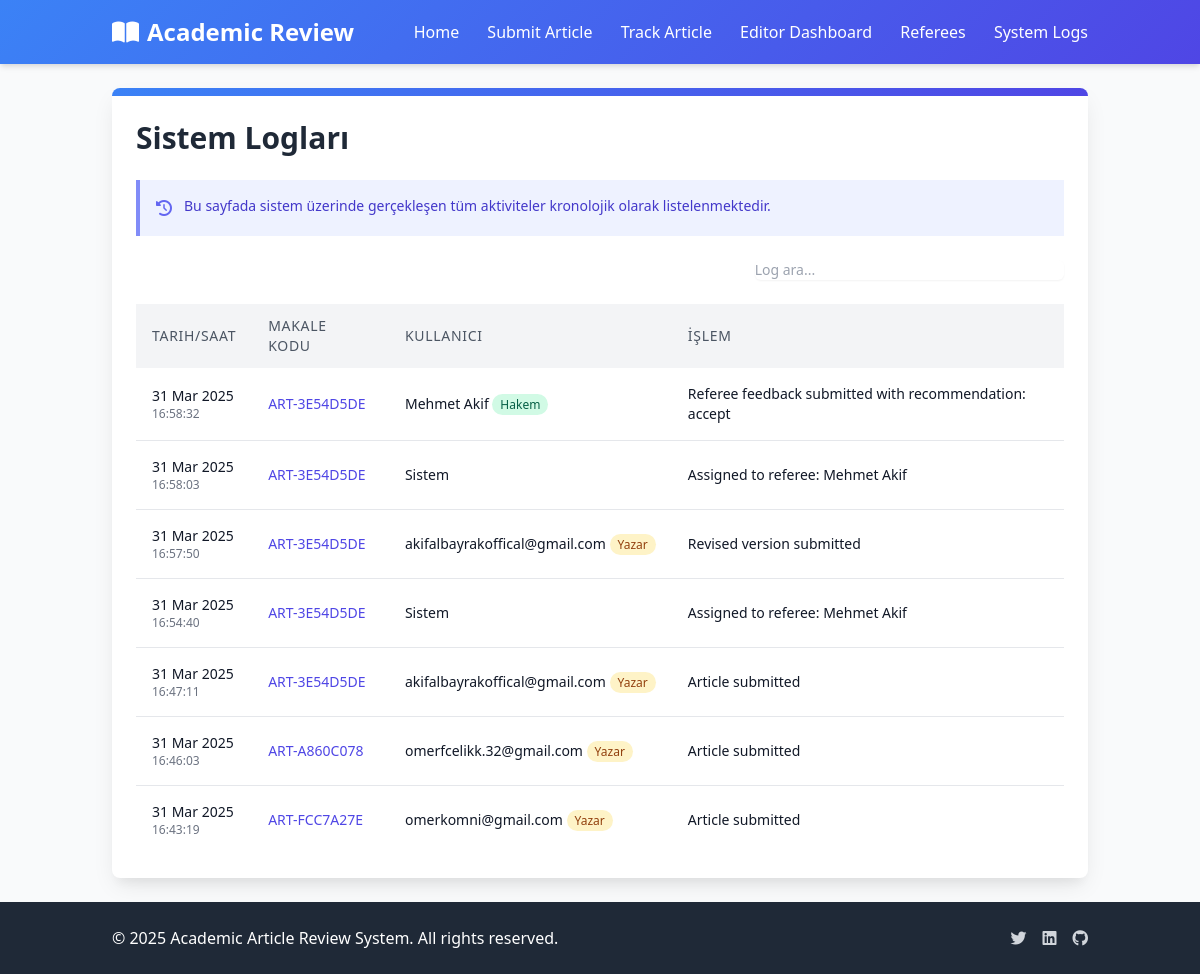
The page /logs/ on the database as committed earlier.
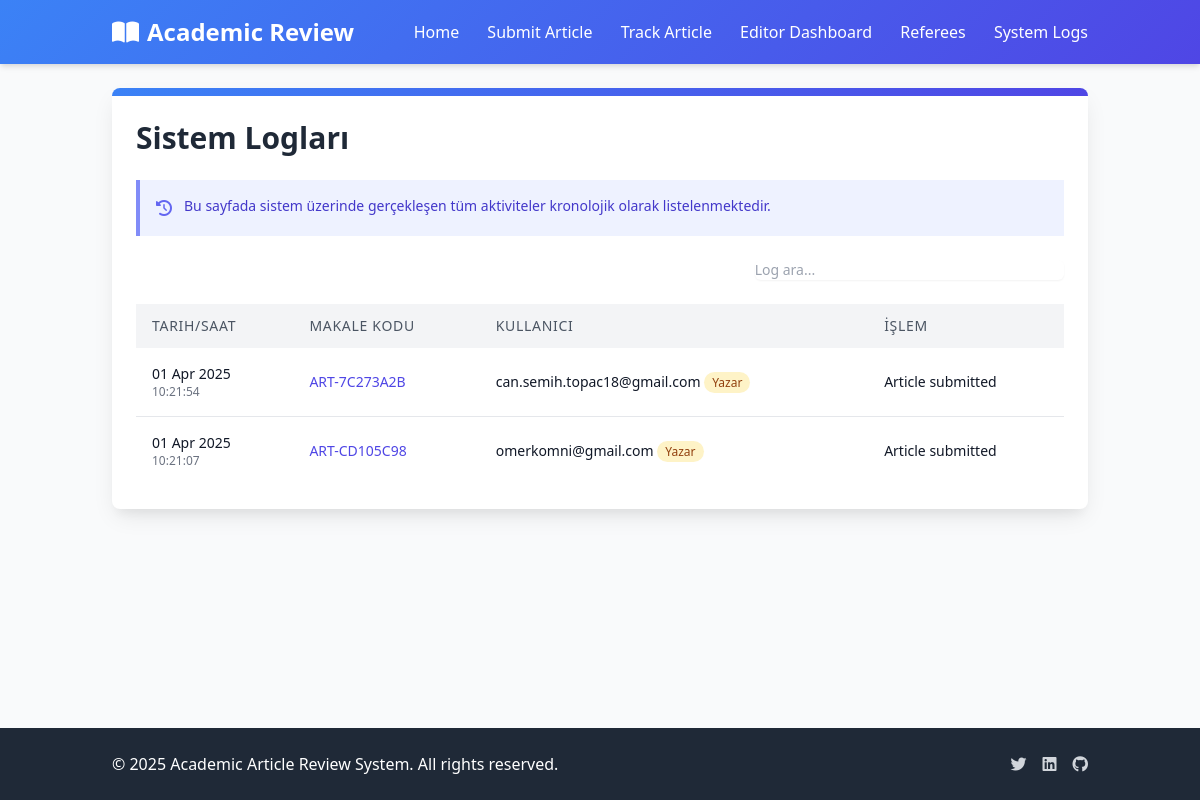
The same page on the database as committed later.
### articles/models.py (models this page shows, shortened)
class ActivityLog(models.Model):
    article = models.ForeignKey(Article, on_delete=models.CASCADE, related_name='logs')
    user = models.ForeignKey(User, on_delete=models.SET_NULL, null=True, blank=True)
    email = models.EmailField(blank=True, null=True)  # For anonymous users
    action = models.CharField(max_length=255)
    timestamp = models.DateTimeField(auto_now_add=True)
    class Meta:
        ordering = ['-timestamp']

class Article(models.Model):
    STATUS_CHOICES = (
        ('submitted', 'Submitted'),
        ('under_review', 'Under Review'),
        ('revision_required', 'Revision Required'),
        ('accepted', 'Accepted'),
        ('rejected', 'Rejected'),
    )
    title = models.CharField(max_length=255, null=True, blank=True)
    tracking_code = models.CharField(max_length=20, unique=True, editable=False)
    email = models.EmailField()
    file = models.FileField(upload_to='articles/')
    anonymized_file = models.FileField(upload_to='anonymized_articles/', null=True, blank=True)
    status = models.CharField(max_length=50, choices=STATUS_CHOICES, default='submitted')
    submission_date = models.DateTimeField(auto_now_add=True)
    last_updated = models.DateTimeField(auto_now=True)
    referee = models.ForeignKey('Referee', on_delete=models.SET_NULL, null=True, blank=True, related_name='assigned_articles')
    extracted_authors = models.TextField(blank=True, null=True, help_text="Automatically extracted author names")
    extracted_institutions = models.TextField(blank=True, null=True, help_text="Automatically extracted institutions")
    extracted_keywords = models.TextField(blank=True, null=True, help_text="Automatically extracted keywords")
    extracted_emails = models.TextField(blank=True, null=True, help_text="Automatically extracted email addresses")
    anonymization_map = models.TextField(blank=True, null=True, help_text="JSON mapping of original text to encrypted text")
    anonymization_key = models.CharField(max_length=128, blank=True, null=True, help_text="Encryption key for anonymization")
    is_anonymized = models.BooleanField(default=False, help_text="Whether the article has been anonymized")

### articles/views.py (the view)
# urls.py: path('logs/', views.system_logs, name='system_logs'),
def system_logs(request):
    try:
        logs = ActivityLog.objects.all().select_related('article', 'user').order_by('-timestamp')
    except Exception as e:
        logs = []
        messages.error(request, f"Log kayıtları yüklenirken bir hata oluştu: {str(e)}")
    return render(request, 'articles/logs.html', {'logs': logs})

### templates/articles/logs.html (shortened to what this page needs)
{% extends 'articles/base.html' %}
{% block content %}
<div class="max-w-6xl mx-auto">
    <div class="bg-white rounded-lg shadow-card overflow-hidden">
        <div class="gradient-bg h-2"></div>
        <div class="p-6">
            <h1 class="text-3xl font-bold mb-6 text-gray-800">Sistem Logları</h1>
            <div class="bg-indigo-50 border-l-4 border-indigo-400 p-4 mb-6">
                <div class="flex">
                    <div class="flex-shrink-0">
                        <i class="fas fa-history text-indigo-500"></i>
                    </div>
                    <div class="ml-3">
                        <p class="text-sm text-indigo-700">
                            Bu sayfada sistem üzerinde gerçekleşen tüm aktiviteler kronolojik olarak listelenmektedir.
                        </p>
                    </div>
                </div>
            </div>
            <div class="mb-6">
                <div class="flex justify-end">
                    <div class="w-1/3">
                        <input id="logSearch" type="text" placeholder="Log ara..." class="shadow-sm focus:ring-indigo-500 focus:border-indigo-500 block w-full sm:text-sm border-gray-300 rounded-md">
                    </div>
                </div>
            </div>
            <div class="overflow-x-auto">
                <table id="logTable" class="min-w-full bg-white">
                    <thead class="bg-gray-100">
                        <tr>
                            <th class="py-3 px-4 text-left text-sm font-medium text-gray-600 uppercase tracking-wider">
                                Tarih/Saat
                            </th>
                            <th class="py-3 px-4 text-left text-sm font-medium text-gray-600 uppercase tracking-wider">
                                Makale Kodu
                            </th>
                            <th class="py-3 px-4 text-left text-sm font-medium text-gray-600 uppercase tracking-wider">
                                Kullanıcı
                            </th>
                            <th class="py-3 px-4 text-left text-sm font-medium text-gray-600 uppercase tracking-wider">
                                İşlem
                            </th>
                        </tr>
                    </thead>
                    <tbody class="divide-y divide-gray-200">
                        {% for log in logs %}
                        <tr>
                            <td class="py-4 px-4 whitespace-nowrap">
                                <div class="text-sm text-gray-900">{{ log.timestamp|date:"d M Y" }}</div>
                                <div class="text-xs text-gray-500">{{ log.timestamp|time:"H:i:s" }}</div>
                            </td>
                            <td class="py-4 px-4 whitespace-nowrap">
                                <div class="text-sm font-medium text-indigo-600">
                                    <a href="{% url 'editor_review' log.article.id %}">{{ log.article.tracking_code }}</a>
                                </div>
                            </td>
                            <td class="py-4 px-4 whitespace-nowrap">
                                <div class="text-sm text-gray-900">
                                    {% if log.user %}
                                        {{ log.user.username }}
                                        {% if log.user.editor %}
                                            <span class="text-xs text-indigo-800 bg-indigo-100 px-2 py-0.5 rounded-full">Editör</span>
                                        {% elif log.user.referee %}
                                            <span class="text-xs text-green-800 bg-green-100 px-2 py-0.5 rounded-full">Hakem</span>
                                        {% endif %}
                                    {% else %}
                                        {% if log.email %}
                                            {{ log.email }}
                                            <span class="text-xs text-yellow-800 bg-yellow-100 px-2 py-0.5 rounded-full">Yazar</span>
                                        {% else %}
                                            Sistem
                                        {% endif %}
                                    {% endif %}
                                </div>
                            </td>
                            <td class="py-4 px-4">
                                <div class="text-sm text-gray-900">{{ log.action }}</div>
                            </td>
                        </tr>
                        {% endfor %}
                    </tbody>
                </table>
            </div>
        </div>
    </div>
</div>
{% endblock %}

### templates/articles/base.html (shortened to what this page needs)
<!DOCTYPE html>
<html lang="en">
<head>
    <link href="https://cdn.jsdelivr.net/npm/tailwindcss@2.2.19/dist/tailwind.min.css" rel="stylesheet">
    <link rel="stylesheet" href="https://cdnjs.cloudflare.com/ajax/libs/font-awesome/6.0.0/css/all.min.css">
</head>
<body class="bg-gray-50 min-h-screen flex flex-col">
    <header class="gradient-bg text-white shadow-md">
        <div class="container mx-auto px-6 py-4">
            <div class="flex justify-between items-center">
                <div class="flex items-center">
                    <a href="{% url 'home' %}" class="text-2xl font-bold">
                        <i class="fas fa-book-open mr-2"></i>Academic Review
                    </a>
                </div>
                <nav class="space-x-6">
                    <a href="{% url 'home' %}" class="hover:text-gray-200">Home</a>
                    <a href="{% url 'upload_article' %}" class="hover:text-gray-200">Submit Article</a>
                    <a href="{% url 'track_article' %}" class="hover:text-gray-200">Track Article</a>
                    <a href="{% url 'editor_dashboard' %}" class="hover:text-gray-200">Editor Dashboard</a>
                    <a href="{% url 'referee_list' %}" class="hover:text-gray-200">Referees</a>
                    <a href="{% url 'system_logs' %}" class="hover:text-gray-200">System Logs</a>
                </nav>
            </div>
        </div>
    </header>
    <main class="flex-grow container mx-auto px-6 py-6">
        {% block content %}{% endblock %}
    </main>
    <footer class="bg-gray-800 text-white py-6">
        <div class="container mx-auto px-6">
            <div class="flex flex-col md:flex-row justify-between items-center">
                <div class="mb-4 md:mb-0">
                    <p>© 2025 Academic Article Review System. All rights reserved.</p>
                </div>
                <div class="flex space-x-4">
                    <a href="#" class="text-gray-300 hover:text-white">
                        <i class="fab fa-twitter"></i>
                    </a>
                    <a href="#" class="text-gray-300 hover:text-white">
                        <i class="fab fa-linkedin"></i>
                    </a>
                    <a href="#" class="text-gray-300 hover:text-white">
                        <i class="fab fa-github"></i>
                    </a>
                </div>
            </div>
        </div>
    </footer>
</body>
</html>

### templates/articles/base.html (style rules this page uses)
.gradient-bg { background: linear-gradient(135deg, #3b82f6 0%, #4f46e5 100%); }
.shadow-card { box-shadow: 0 10px 25px -5px rgba(0, 0, 0, 0.1), 0 10px 10px -5px rgba(0, 0, 0, 0.04); }

Rows that differ between the two databases and show on the page:
removed ActivityLog: timestamp "31 Mar 2025", timestamp "16:58:32", article.tracking_code "ART-3E54D5DE", user.username "Mehmet Akif", shows "Hakem", action "Referee feedback submitted with recommendation: accept"
removed ActivityLog: timestamp "31 Mar 2025", timestamp "16:58:03", article.tracking_code "ART-3E54D5DE", shows "Sistem", action "Assigned to referee: Mehmet Akif"
removed ActivityLog: timestamp "31 Mar 2025", timestamp "16:57:50", article.tracking_code "ART-3E54D5DE", email "akifalbayrakoffical@gmail.com", action "Revised version submitted"
removed ActivityLog: timestamp "31 Mar 2025", timestamp "16:54:40", article.tracking_code "ART-3E54D5DE", shows "Sistem", action "Assigned to referee: Mehmet Akif"
removed ActivityLog: timestamp "31 Mar 2025", timestamp "16:47:11", article.tracking_code "ART-3E54D5DE", email "akifalbayrakoffical@gmail.com", action "Article submitted"
removed ActivityLog: timestamp "31 Mar 2025", timestamp "16:46:03", article.tracking_code "ART-A860C078", email "omerfcelikk.32@gmail.com", action "Article submitted"
removed ActivityLog: timestamp "31 Mar 2025", timestamp "16:43:19", article.tracking_code "ART-FCC7A27E", email "omerkomni@gmail.com", action "Article submitted"
added ActivityLog: timestamp "01 Apr 2025", timestamp "10:21:54", article.tracking_code "ART-7C273A2B", email "can.semih.topac18@gmail.com", action "Article submitted"
added ActivityLog: timestamp "01 Apr 2025", timestamp "10:21:07", article.tracking_code "ART-CD105C98", email "omerkomni@gmail.com", action "Article submitted"
